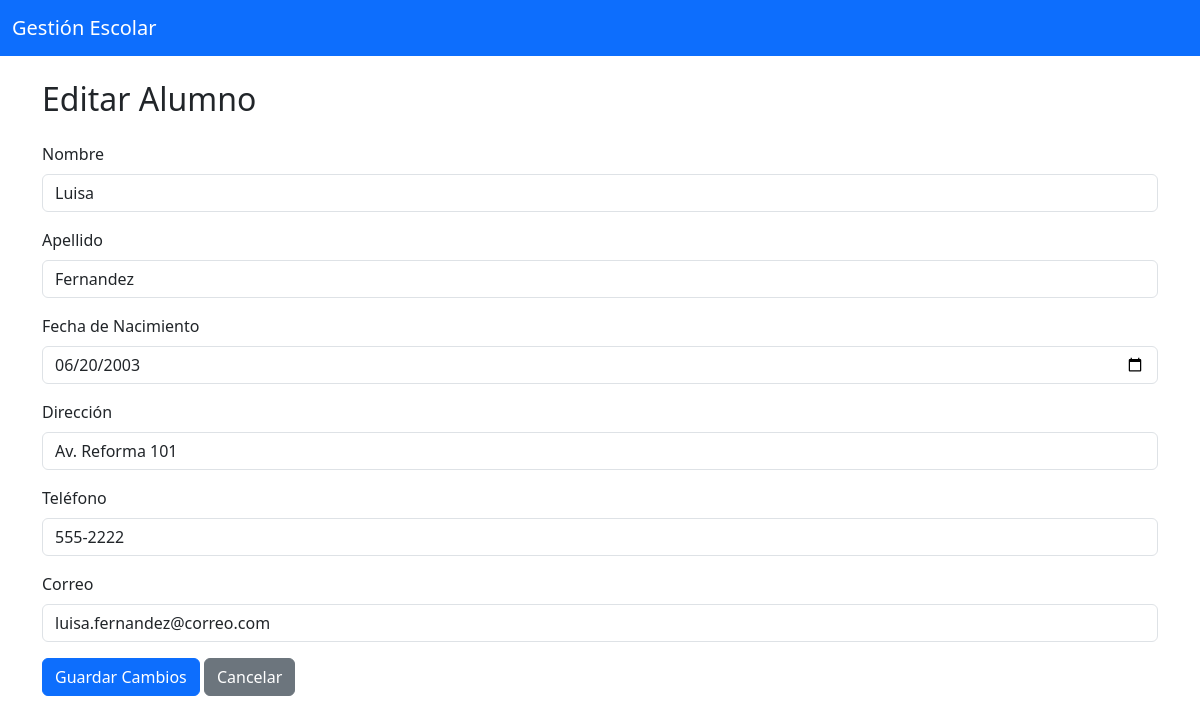
The app's page /admin/alumnos/editar.php?id=2 with its own data.
### tables this page shows
CREATE TABLE alumnos (
    id INT AUTO_INCREMENT PRIMARY KEY,
    nombre VARCHAR(100),
    apellido VARCHAR(100),
    fecha_nacimiento DATE,
    direccion VARCHAR(255),
    telefono VARCHAR(20),
    correo VARCHAR(100),
    usuario_id INT,
    FOREIGN KEY (usuario_id) REFERENCES usuarios(id) ON DELETE CASCADE
);

### admin/alumnos/editar.php (the view, shortened to what this page needs)
<?php
include '../../includes/db.php';
include '../../includes/header.php';
$id = intval($_GET['id']);
$stmt = $pdo->prepare("SELECT * FROM alumnos WHERE id = ?");
$stmt->execute([$id]);
$alumno = $stmt->fetch();
?>
<h2 class="mb-4">Editar Alumno</h2>
<form method="post" action="editar.php?id=<?= $id ?>">
    <div class="mb-3">
        <label for="nombre" class="form-label">Nombre</label>
        <input type="text" class="form-control" id="nombre" name="nombre"
            value="<?= htmlspecialchars($alumno['nombre']) ?>"
            required
            pattern="[A-Za-zÁÉÍÓÚáéíóúÑñ\s]+"
            title="Solo letras y espacios permitidos">
    </div>
    <div class="mb-3">
        <label for="apellido" class="form-label">Apellido</label>
        <input type="text" class="form-control" id="apellido" name="apellido"
            value="<?= htmlspecialchars($alumno['apellido']) ?>"
            required
            pattern="[A-Za-zÁÉÍÓÚáéíóúÑñ\s]+"
            title="Solo letras y espacios permitidos">
    </div>
    <div class="mb-3">
        <label for="fecha_nacimiento" class="form-label">Fecha de Nacimiento</label>
        <input type="date" class="form-control" id="fecha_nacimiento" name="fecha_nacimiento" value="<?= $alumno['fecha_nacimiento'] ?>">
    </div>
    <div class="mb-3">
        <label for="direccion" class="form-label">Dirección</label>
        <input type="text" class="form-control" id="direccion" name="direccion" value="<?= htmlspecialchars($alumno['direccion']) ?>">
    </div>
    <div class="mb-3">
        <label for="telefono" class="form-label">Teléfono</label>
        <input type="text" class="form-control" id="telefono" name="telefono"
            value="<?= htmlspecialchars($alumno['telefono']) ?>"
            pattern="[0-9]{7,15}"
            title="Solo números (entre 7 y 15 dígitos)">
    </div>
    <div class="mb-3">
        <label for="correo" class="form-label">Correo</label>
        <input type="email" class="form-control" id="correo" name="correo" value="<?= htmlspecialchars($alumno['correo']) ?>">
    </div>
    <button type="submit" class="btn btn-primary">Guardar Cambios</button>
    <a href="index.php" class="btn btn-secondary">Cancelar</a>
</form>
<?php include '../../includes/footer.php'; ?>

### records on screen
alumnos: nombre "Luisa", apellido "Fernandez", fecha_nacimiento "06/20/2003", direccion "Av. Reforma 101", telefono "555-2222", correo "luisa.fernandez@correo.com"
